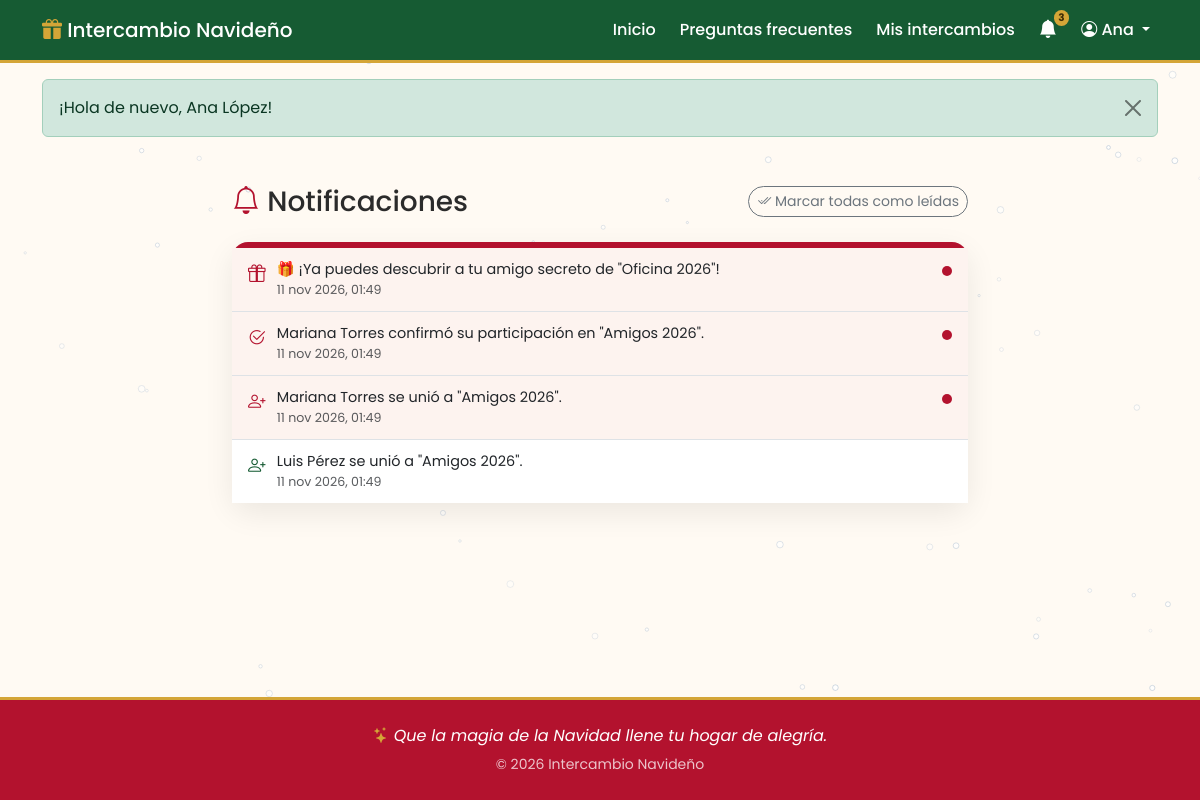
The page /notificaciones (signed in) on the database its author committed.
### tables this page shows
CREATE TABLE notificaciones (
    id              INT UNSIGNED AUTO_INCREMENT PRIMARY KEY,
    usuario_id      INT UNSIGNED NOT NULL,
    intercambio_id  INT UNSIGNED NULL,
    tipo            VARCHAR(30)  NOT NULL DEFAULT 'general',
    mensaje         VARCHAR(255) NOT NULL,
    leida           TINYINT(1)   NOT NULL DEFAULT 0,
    creado_en       DATETIME     NOT NULL DEFAULT CURRENT_TIMESTAMP,
    KEY idx_notif_usuario (usuario_id, leida),
    CONSTRAINT fk_notif_usuario FOREIGN KEY (usuario_id)
        REFERENCES usuarios(id) ON DELETE CASCADE,
    CONSTRAINT fk_notif_intercambio FOREIGN KEY (intercambio_id)
        REFERENCES intercambios(id) ON DELETE CASCADE
);

### app/core/Controller.php (called while the page is built, shortened)
<?php
class Controller
{
    public function vista(string $nombre, array $datos = [], string $layout = 'main'): void
    {
        extract($datos);
        require RUTA_VISTAS . '/' . $nombre . '.php';
    }
}

### app/controllers/NotificacionController.php (called while the page is built, shortened)
<?php
require_once RUTA_APP . '/core/Controller.php';
require_once RUTA_APP . '/services/NotificacionService.php';
class NotificacionController extends Controller
{
    public function index(): void
    {
        $this->vista('notificaciones/index', [
            'titulo'         => 'Notificaciones',
            'notificaciones' => (new Notificacion())->listar(Auth::id(), 100),
        ]);
    }
}

### public/index.php (called while the page is built, shortened)
<?php
require_once __DIR__ . '/../config/database.php';
require_once RUTA_APP . '/core/helpers.php';
require_once RUTA_APP . '/core/Router.php';
$router = new Router();
$router->get('/', 'HomeController@index');
$router->get('/prueba-conexion', 'HomeController@pruebaConexion');
$router->get('/registro', 'AuthController@mostrarRegistro');
$router->post('/registro', 'AuthController@registrar');
$router->get('/login', 'AuthController@mostrarLogin');
$router->post('/login', 'AuthController@login');
$router->post('/logout', 'AuthController@logout');
$router->get('/mis-intercambios', 'PanelController@index');
$router->get('/intercambios/crear', 'IntercambioController@crear');
$router->post('/intercambios/crear', 'IntercambioController@guardar');
$router->get('/intercambios/{id}', 'IntercambioController@ver');
$router->get('/unirse', 'IntercambioController@formularioUnirse');
$router->post('/unirse', 'IntercambioController@buscarCodigo');
$router->get('/unirse/{codigo}', 'IntercambioController@confirmarUnirse');
$router->post('/unirse/{codigo}', 'IntercambioController@unirse');
$router->get('/p/{token}', 'IntercambioController@enlacePersonal');
$router->post('/intercambios/{id}/salir', 'IntercambioController@olvidarDispositivo');
$router->get('/intercambios/{id}/perfil', 'ParticipanteController@perfil');
$router->post('/intercambios/{id}/perfil', 'ParticipanteController@guardarPerfil');
$router->post('/intercambios/{id}/confirmar', 'ParticipanteController@confirmar');
$router->post('/intercambios/{id}/deseos', 'DeseoController@crear');
$router->get('/deseos/{id}/editar', 'DeseoController@editar');
$router->post('/deseos/{id}/editar', 'DeseoController@actualizar');
$router->post('/deseos/{id}/eliminar', 'DeseoController@eliminar');
$router->get('/intercambios/{id}/admin', 'AdminController@panel');
$router->post('/intercambios/{id}/admin/configuracion', 'AdminController@guardarConfiguracion');
$router->post('/intercambios/{id}/admin/registro', 'AdminController@cambiarRegistro');
$router->post('/intercambios/{id}/admin/codigo', 'AdminController@regenerarCodigo');
$router->post('/intercambios/{id}/admin/participantes', 'AdminController@agregarParticipante');
$router->get('/intercambios/{id}/admin/participantes/{pid}', 'AdminController@editarParticipante');
$router->post('/intercambios/{id}/admin/participantes/{pid}', 'AdminController@actualizarParticipante');
$router->post('/intercambios/{id}/admin/participantes/{pid}/eliminar', 'AdminController@eliminarParticipante');
$router->post('/intercambios/{id}/admin/participantes/{pid}/enlace', 'AdminController@regenerarEnlace');
$router->post('/intercambios/{id}/admin/invitaciones', 'AdminController@crearInvitacion');
$router->post('/intercambios/{id}/admin/invitaciones/{inv}/eliminar', 'AdminController@eliminarInvitacion');
$router->get('/invitacion/{token}', 'InvitacionController@ver');
$router->post('/invitacion/{token}', 'InvitacionController@aceptar');
$router->post('/intercambios/{id}/admin/restricciones', 'SorteoController@agregarRestriccion');
$router->post('/intercambios/{id}/admin/restricciones/{rid}/eliminar', 'SorteoController@eliminarRestriccion');
$router->post('/intercambios/{id}/admin/sorteo', 'SorteoController@realizar');
$router->post('/intercambios/{id}/admin/sorteo/reiniciar', 'SorteoController@reiniciar');
$router->post('/intercambios/{id}/admin/sorteo/publicar', 'SorteoController@publicar');
$router->get('/intercambios/{id}/mi-amigo-secreto', 'RevelacionController@ver');
$router->post('/intercambios/{id}/mi-amigo-secreto/visto', 'RevelacionController@marcarVisto');
$router->get('/faq', 'HomeController@faq');
$router->get('/notificaciones', 'NotificacionController@index');
$router->post('/notificaciones/leer-todas', 'NotificacionController@leerTodas');
$router->get('/notificaciones/{id}', 'NotificacionController@abrir');
$router->despachar($_SERVER['REQUEST_METHOD'], $_SERVER['REQUEST_URI']);

### app/models/Notificacion.php (called while the page is built, shortened)
<?php
class Notificacion
{
    private $db;
    public function __construct()
    {
        $this->db = Database::conectar();
    }
    public function listar(int $usuarioId, int $limite = 50): array
    {
        $st = $this->db->prepare('SELECT * FROM notificaciones WHERE usuario_id = ? ORDER BY creado_en DESC, id DESC LIMIT ' . (int)$limite);
        $st->execute([$usuarioId]);
        return $st->fetchAll();
    }
}

### config/database.php (called while the page is built)
<?php
class Database
{
    private static $conexion = null;
    public static function conectar(): PDO
    {
        if (self::$conexion === null) {
            $dsn = 'mysql:host=' . DB_HOST . ';dbname=' . DB_NOMBRE . ';charset=' . DB_CHARSET;
            $opciones = [
                PDO::ATTR_ERRMODE            => PDO::ERRMODE_EXCEPTION,
                PDO::ATTR_DEFAULT_FETCH_MODE => PDO::FETCH_ASSOC,
                PDO::ATTR_EMULATE_PREPARES   => false,
            ];
            try {
                self::$conexion = new PDO($dsn, DB_USUARIO, DB_PASSWORD, $opciones);
            } catch (PDOException $e) {
                if (PHP_SAPI === 'cli') {
                    fwrite(STDERR, "  [ERROR] No se pudo conectar a MySQL: " . $e->getMessage() . PHP_EOL
                        . "          Enciende MySQL en XAMPP e importa database/intercambio.sql." . PHP_EOL);
                    exit(1);
                }
                http_response_code(500);
                $detalle = MODO_DESARROLLO ? '<br><small>' . htmlspecialchars($e->getMessage()) . '</small>' : '';
                die('<h3 style="font-family:sans-serif;color:#a32d2d">No se pudo conectar a la base de datos.</h3>'
                    . '<p style="font-family:sans-serif">Revisa que MySQL esté encendido en XAMPP y que importaste database/intercambio.sql.' . $detalle . '</p>');
            }
        }
        return self::$conexion;
    }
}

### app/core/helpers.php (called while the page is built, shortened)
<?php
function e(?string $texto): string
{
    return htmlspecialchars($texto ?? '', ENT_QUOTES, 'UTF-8');
}
function url(string $ruta = ''): string
{
    return BASE_URL . '/' . ltrim($ruta, '/');
}
function fecha_corta(?string $fecha): string
{
    $meses = ['ene','feb','mar','abr','may','jun','jul','ago','sep','oct','nov','dic'];
    $t = strtotime($fecha);
    return date('j', $t) . ' ' . $meses[(int)date('n', $t) - 1] . ' ' . date('Y', $t);
}
function fecha_hora(?string $fecha): string
{
    return $fecha ? fecha_corta($fecha) . ', ' . date('H:i', strtotime($fecha)) : '';
}

### app/services/NotificacionService.php (called while the page is built, shortened)
<?php
require_once RUTA_APP . '/models/Notificacion.php';
class NotificacionService
{
    public static function icono(string $tipo): string
    {
        $iconos = [
            'registro'     => 'bi-person-plus',
            'confirmacion' => 'bi-check2-circle',
            'sorteo'       => 'bi-shuffle',
            'revelacion'   => 'bi-gift',
            'invitacion'   => 'bi-envelope-heart',
        ];
        return $iconos[$tipo] ?? 'bi-bell';
    }
}

### app/views/notificaciones/index.php (the view, shortened to what this page needs)
<?php
$hayNoLeidas = false;
foreach ($notificaciones as $n) { if (!$n['leida']) { $hayNoLeidas = true; break; } }
?>
<section class="container my-5">
    <div class="row justify-content-center">
        <div class="col-lg-8">
            <div class="d-flex flex-wrap justify-content-between align-items-center gap-2 mb-4">
                <h1 class="h3 mb-0"><i class="bi bi-bell text-navidad"></i> Notificaciones</h1>
                <?php if ($hayNoLeidas): ?>
                    <form method="post" action="<?= url('notificaciones/leer-todas') ?>">
                        <button class="btn btn-sm btn-outline-secondary rounded-pill"><i class="bi bi-check2-all"></i> Marcar todas como leídas</button>
                    </form>
                <?php endif; ?>
            </div>
            <div class="card tarjeta-intercambio">
                <div class="card-body p-0">
                    <?php if (!$notificaciones): ?>
                        <div class="text-center py-5">
                            <div class="icono-form mb-3"><i class="bi bi-bell-slash"></i></div>
                            <p class="text-muted mb-0">Aquí te avisaremos cuando alguien se una, confirme o cuando se haga el sorteo.</p>
                        </div>
                    <?php else: ?>
                        <div class="list-group list-group-flush">
                            <?php foreach ($notificaciones as $n): ?>
                                <a href="<?= url('notificaciones/' . (int)$n['id']) ?>"
                                   class="list-group-item list-group-item-action notif <?= $n['leida'] ? '' : 'no-leida' ?>">
                                    <i class="bi <?= NotificacionService::icono($n['tipo']) ?>"></i>
                                    <span class="flex-grow-1"><?= e($n['mensaje']) ?>
                                        <small class="d-block text-muted"><?= e(fecha_hora($n['creado_en'])) ?></small></span>
                                    <?php if (!$n['leida']): ?><span class="punto-nuevo" title="Sin leer"></span><?php endif; ?>
                                </a>
                            <?php endforeach; ?>
                        </div>
                    <?php endif; ?>
                </div>
            </div>
        </div>
    </div>
</section>

### app/core/Router.php (shortened to what this page needs)
<?php
class Router
{
    private $rutas = ['GET' => [], 'POST' => []];
    public function get(string $patron, string $accion): void
    {
        $this->rutas['GET'][$patron] = $accion;
    }
    public function post(string $patron, string $accion): void
    {
        $this->rutas['POST'][$patron] = $accion;
    }
    public function despachar(string $metodo, string $uri): void
    {
        $ruta = parse_url($uri, PHP_URL_PATH);
        if (strpos($ruta, BASE_URL) === 0) {
            $ruta = substr($ruta, strlen(BASE_URL));
        }
        $ruta = '/' . trim($ruta, '/');
        foreach ($this->rutas[$metodo] ?? [] as $patron => $accion) {
            $regex = '#^' . preg_replace('#\{[a-zA-Z_]+\}#', '([a-zA-Z0-9_-]+)', $patron) . '$#';
            if (preg_match($regex, $ruta, $coincidencias)) {
                array_shift($coincidencias);
                [$controlador, $funcion] = explode('@', $accion);
                $objeto = new $controlador();
                $objeto->$funcion(...$coincidencias);
                return;
            }
        }
        require_once RUTA_APP . '/core/Controller.php';
    }
}

### public/assets/css/estilos.css (style rules this page uses)
:root { --rojo: #b3122e; --rojo-oscuro: #8a0e23; --pino: #165b33; --pino-oscuro: #0e3f23; --dorado: #d4a537; --crema: #fffaf3; --texto: #2b2b2b; --radio: 16px; }
body { font-family: 'Poppins', system-ui, sans-serif; background: var(--crema); color: var(--texto); min-height: 100vh; display: flex; flex-direction: column; }
.text-navidad { color: var(--rojo) !important; }
.tarjeta-intercambio, .tarjeta-paso { border: none; border-radius: var(--radio); box-shadow: 0 10px 30px rgba(0,0,0,.08); transition: transform .25s, box-shadow .25s; background: #fff; }
.tarjeta-intercambio { border-top: 6px solid var(--rojo); }
.notif { display: flex; gap: .7rem; align-items: flex-start; white-space: normal; padding: .7rem 1rem; font-size: .9rem; }
.notif > i { color: var(--pino); font-size: 1.1rem; margin-top: .1rem; }
.notif.no-leida { background: #fdf3ef; }
.notif.no-leida > i { color: var(--rojo); }
.punto-nuevo { width: 10px; height: 10px; border-radius: 50%; background: var(--rojo); margin-top: .4rem; flex-shrink: 0; }

### rows shown on the page
notificaciones: leida 0 (drawn), mensaje "🎁 ¡Ya puedes descubrir a tu amigo secreto de \"Oficina 2026\"!", creado_en "11 nov 2026, 01:49"
notificaciones: mensaje "Mariana Torres confirmó su participación en \"Amigos 2026\".", creado_en "11 nov 2026, 01:49", leida 0 (drawn)
notificaciones: mensaje "Mariana Torres se unió a \"Amigos 2026\".", creado_en "11 nov 2026, 01:49", leida 0 (drawn)
notificaciones: leida 1 (drawn), mensaje "Luis Pérez se unió a \"Amigos 2026\".", creado_en "11 nov 2026, 01:49"

### other values the page prints
$noLeidas "3"
$f['mensaje'] "¡Hola de nuevo, Ana López!"
